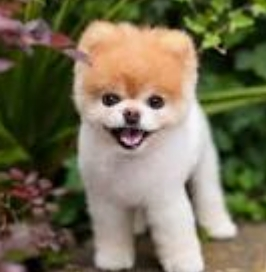
#> input picture CV-STUDY/images/dog.jpg, 266 x 272 px
$ jupyter execute 08_contour.ipynb
#> lines starting #> are read from the running program, lines starting #| are printed output that depends on the picture; after the words box and inside, x2 and y2 are one past the last pixel; in counts of white or black regions, pixels touching at a corner belong together
# 08. 윤곽선
- 윤곽선(contour) : 같은 색상(빛의 강도)을 가진 영역의 경계선을 연결한 곡선

## 윤곽선 그리는 방법
1. 엣지를 찾는다(Threshold/Canny)
2. 윤곽선을 생성해서 데이터로 저장(findContours)
3. 이미지 위에 윤곽선을 그림(drawContours)

## 윤곽선 찾기 모드
- `cv2.RETR_EXTERNAL` : 가장 바깥쪽 윤곽선만 가져옴
- `cv2.RETR_LIST` : 모든 윤곽선을 가져오지만 계층 구조 정보는 무시함
- `cv2.RETR_TREE` : 모든 윤곽선을 가져오며, 계층 구조도 포함

## 윤곽선 근사화 방법
- 윤곽선의 점을 얼마나 세밀하게 저장할지 결정
- `cv2.CHAIN_APPROX_NONE` : 윤곽선의 모든 점을 저장, 메모리를 많이 사용함
- `cv2.CHAIN_APPROX_SIMPLE` : 불필요한 중복 점을 제거하여 메모리 사용을 최적화

[cell 1]
import cv2 as cv
DOG_PATH = "../images/dog.jpg"

## 8-1. 윤곽선 검출

[cell 2]
img = cv.imread(DOG_PATH)
#> img is the input picture: shape (272, 266, 3); mean B, G, R 84.4, 109.6, 116.5
coppied = img.copy()

# 그레이 스케일로 변환
gray = cv.cvtColor(coppied, cv.COLOR_BGR2GRAY)
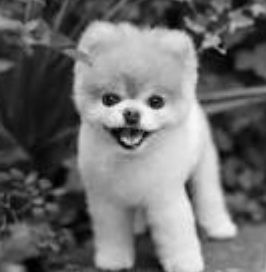
#> gray: shape (272, 266); min 0, max 247, mean 108.8

# 이진화
ret, binary = cv.threshold(gray, -1, 255, cv.THRESH_BINARY | cv.THRESH_OTSU)
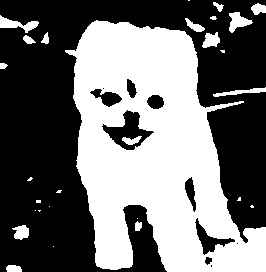
#> binary: shape (272, 266); 43.8% white; 28 white regions (12 under 20 px)
#> ret = 116

# 윤곽선 찾기
contours, hierachy = cv.findContours(binary, cv.RETR_EXTERNAL, cv.CHAIN_APPROX_NONE)
#> contours = 27 contours, 13 with area under 20; largest, box (x1, y1, x2, y2) and area: (65, 20, 266, 272) 31493, (0, 15, 39, 33) 246, (229, 12, 253, 33) 228, (202, 32, 220, 48) 165, (12, 225, 29, 240) 150

# 윤곽선 그리기
cv.drawContours(img, contours, -1, (0,255,0), 2)
#> img: shape (272, 266, 3); 7.79% of pixels changed, all inside (x1, y1, x2, y2) = (0, 0, 266, 272)

cv.imshow("contours", img)

cv.waitKey(0)
cv.destroyAllWindows()

[cell 3]
img = cv.imread(DOG_PATH)
coppied = img.copy()

# 그레이 스케일로 변환
gray = cv.cvtColor(coppied, cv.COLOR_BGR2GRAY)

# 이진화
ret, binary = cv.threshold(gray, -1, 255, cv.THRESH_BINARY | cv.THRESH_OTSU)

# Canny사용
canny = cv.Canny(binary, 50, 150)
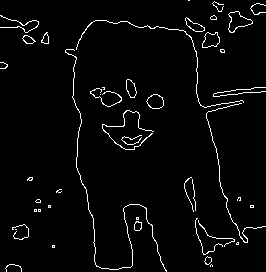
#> canny: shape (272, 266); 3.2% white in thin lines or dots

# 윤곽선 찾기
contours, hierachy = cv.findContours(canny, cv.RETR_LIST, cv.CHAIN_APPROX_NONE)
#> contours = 64 contours, 45 with area under 20; largest, box (x1, y1, x2, y2) and area: (228, 11, 253, 33) 268, (228, 11, 253, 33) 260, (202, 32, 220, 48) 187, (146, 94, 164, 109) 182, (202, 32, 220, 48) 182

# 윤곽선 그리기
cv.drawContours(img, contours, -1, (0,255,0), 2)

cv.imshow("contours", img)

cv.waitKey(0)
cv.destroyAllWindows()

## 8-2. boundingRect
- 윤곽선을 둘러싼 사각형

[cell 4]
img = cv.imread(DOG_PATH)
coppied = img.copy()

gray = cv.cvtColor(img, cv.COLOR_BGR2GRAY)
ret, binary = cv.threshold(gray, -1, 255, cv.THRESH_BINARY | cv.THRESH_OTSU)
contours, hierachy = cv.findContours(binary, cv.RETR_LIST, cv.CHAIN_APPROX_NONE)
#> contours = 38 contours, 16 with area under 20; largest, box (x1, y1, x2, y2) and area: (65, 20, 266, 272) 31493, (101, 109, 155, 151) 1028, (194, 217, 236, 256) 491, (89, 88, 123, 108) 323, (0, 15, 39, 33) 246

for contour in contours:
    x, y, width, height = cv.boundingRect(contour)
    cv.rectangle(img, (x,y), (x + width, y + height), (255, 255, 0), 2, cv.LINE_AA)
#> this loop made 38 passes
#> (x, y, width, height) on passes 1, 2, 3, 4, 6, 7, 8, 9, 11, 12, 13, 14: (210, 264, 3, 4), (6, 265, 16, 7), (204, 256, 9, 10), (53, 246, 1, 1), (12, 225, 17, 15), (135, 221, 7, 10), (194, 217, 42, 39), (137, 218, 1, 1), (35, 210, 1, 1), (49, 206, 1, 1), (250, 205, 4, 3), (36, 200, 5, 3)
#> (contour, x, y, width, height) on passes 5, 10, 23, 38: ([[236, 243], [237, 242], [238, 243], [237, 244]], 236, 242, 3, 3), ([[38, 210], [39, 211], [40, 210], [39, 210]], 38, 210, 3, 2), ([[102, 88], [103, 87], [104, 88], [103, 89]], 102, 87, 3, 3), ([[188, 0], [189, 0]], 188, 0, 2, 1)
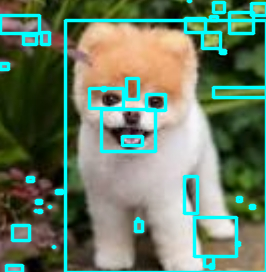
#> img: shape (272, 266, 3); 15.09% of pixels changed, all inside (x1, y1, x2, y2) = (0, 0, 266, 272)


cv.imshow("Bounding Rect", img)
cv.waitKey(0)
cv.destroyAllWindows()

## 8-3. contourArea
- contour의 면적 계산

[cell 5]
img = cv.imread(DOG_PATH)
coppied = img.copy()

gray = cv.cvtColor(img, cv.COLOR_BGR2GRAY)
ret, binary = cv.threshold(gray, -1, 255, cv.THRESH_BINARY | cv.THRESH_OTSU)
contours, hierachy = cv.findContours(binary, cv.RETR_LIST, cv.CHAIN_APPROX_NONE)

for contour in contours:
    # contour의 면적이 1000보다 크면
    if cv.contourArea(contour) > 1000:
        x, y, width, height = cv.boundingRect(contour)
        cv.rectangle(img, (x,y), (x + width, y + height), (255, 255, 0), 2, cv.LINE_AA)
#> this loop made 38 passes
#> (x, y, width, height) on passes 20, 31: (101, 109, 54, 42), (65, 20, 201, 252)
#> contour on passes 4, 5, 9, 10, 11, 12: [[53, 246]], [[236, 243], [237, 242], [238, 243], [237, 244]], [[137, 218]], [[38, 210], [39, 211], [40, 210], [39, 210]], [[35, 210]], [[49, 206]]
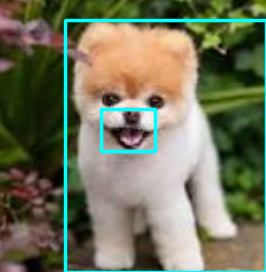
#> img: shape (272, 266, 3); 5.67% of pixels changed, all inside (x1, y1, x2, y2) = (63, 18, 266, 272)


cv.imshow("Bounding Rect", img)
cv.waitKey(0)
cv.destroyAllWindows()

[cell 6]
# 실습4. 순서대로 박스 표시
VEHICLE_PATH = "../images/vehicles.png"
img = cv.imread(VEHICLE_PATH)
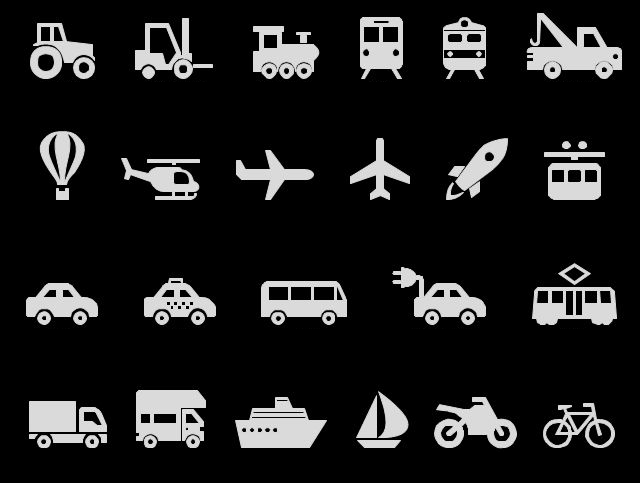
#> input picture CV-STUDY/images/vehicles.png, 640 x 483 px
#> img is the input picture: shape (483, 640, 3); min 0, max 253, mean 31.7
coppied = img.copy()
name = "Vehicles"
cv.namedWindow(name)

gray = cv.cvtColor(img, cv.COLOR_BGR2GRAY)
#> gray: shape (483, 640)
ret, binary = cv.threshold(gray, -1, 255, cv.THRESH_BINARY | cv.THRESH_OTSU)
#> binary: shape (483, 640); 14.5% white; 52 white regions
#> ret = 107
contours, hierarchy = cv.findContours(binary, cv.RETR_EXTERNAL, cv.CHAIN_APPROX_SIMPLE)
#> contours = 50 contours; largest, box (x1, y1, x2, y2) and area: (527, 13, 622, 79) 3169, (235, 397, 327, 448) 2978, (532, 287, 617, 325) 2736, (261, 281, 347, 317) 2700, (136, 390, 206, 448) 2632

filtered_contours = [] # 윤곽선 중에서 조건을 만족하는 것만 따로 모아 관리
for contour in contours:
    if cv.contourArea(contour) > 700: # 700px 이하 작은 객체는 제외
        filtered_contours.append(contour) # 조건에 맞는 부분만 filtered_contours에 추가
#> this loop made 50 passes
#> contour on pass 10: [[29, 401], [29, 431], [75, 431], [75, 401]]
#> after the loop, filtered_contours = 22 contours; largest, box (x1, y1, x2, y2) and area: (527, 13, 622, 79) 3169, (235, 397, 327, 448) 2978, (532, 287, 617, 325) 2736, (261, 281, 347, 317) 2700, (136, 390, 206, 448) 2632

# Index 트랙바를 움직이면 특정 차량의 인덱스 선택 가능
cv.createTrackbar("Index", name, 0, len(filtered_contours)-1, lambda x:x)

while True:
    target = img.copy() # 매 프레임마다 원본 복사
    index = cv.getTrackbarPos("Index", name) # 트랙바에서 현재 값 읽기
#> index = 0
    x, y, width, height = cv.boundingRect(filtered_contours[index])
#> x = 543; y = 403; width = 72; height = 45
    cv.rectangle(target, (x,y), (x+width, y+height), (0,255,0), 2)
#> target: shape (483, 640, 3); 0.23% of pixels changed, all inside (x1, y1, x2, y2) = (542, 402, 617, 450)

    cv.imshow(name, target)

    if cv.waitKey(1) == ord("q"):
#> (key q is pressed here)
        break

cv.destroyAllWindows()

[cell 7]
# 실습5. 카드 하나씩 새 창에 표시
Playing_Cards_PATH = "../images/playing_cards.png"
img = cv.imread(Playing_Cards_PATH)
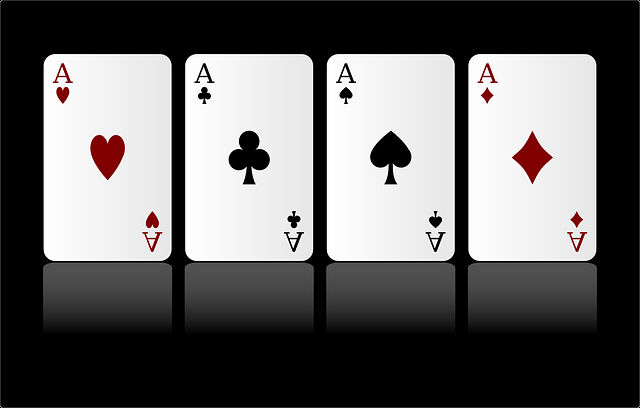
#> input picture CV-STUDY/images/playing_cards.png, 640 x 408 px
#> img is the input picture: shape (408, 640, 3); mean B, G, R 100.5, 100.5, 101.9
coppied = img.copy()
gray = cv.cvtColor(img, cv.COLOR_BGR2GRAY)
#> gray: shape (408, 640)
ret, binary = cv.threshold(gray, -1, 255, cv.THRESH_BINARY | cv.THRESH_OTSU)
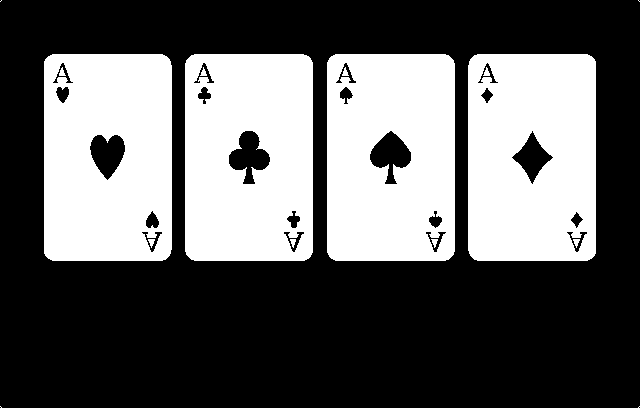
#> binary: shape (408, 640); 38.1% white; 16 white regions (4 under 20 px)
#> ret = 128
contours, _ = cv.findContours(binary, cv.RETR_EXTERNAL, cv.CHAIN_APPROX_SIMPLE)
#> contours = 8 contours, 4 with area under 20; largest, box (x1, y1, x2, y2) and area: (327, 54, 455, 261) 26057, (468, 54, 596, 261) 26056, (185, 54, 313, 261) 26056, (44, 54, 172, 261) 26054

for idx, contour in enumerate(contours): # 윤곽선을 순회하며 카드 후보만 처리
    if cv.contourArea(contour) > 1300:
        x, y, width, height = cv.boundingRect(contour)

        crop = img[y:y+height, x:x+width] # 카드 영역 잘라내기
        cv.imshow(f"Card {idx}", crop) # 잘라낸 카드 이미지를 새 창으로 표시

        cv.rectangle(img, (x, y), (x + width, y + height), (0, 255, 0), 4)
#> this loop made 8 passes
#> x on passes 3 to 6: 468, 327, 185, 44
#> contour on passes 1, 2, 7, 8: [[639, 406], [638, 407]], [[0, 406], [1, 407]], [[638, 0], [639, 1]], [[1, 0], [0, 1]]
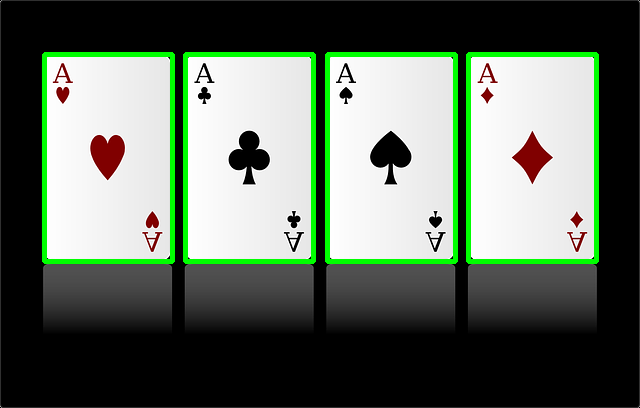
#> img: shape (408, 640, 3); 5.11% of pixels changed, all inside (x1, y1, x2, y2) = (42, 52, 599, 264)

cv.imshow("Bounding Rect", img)
cv.waitKey(0)
cv.destroyAllWindows()

[cell 8]
# 실습5. 카드 하나씩 새 창에 표시(트랙바 이용)
Playing_Cards_PATH = "../images/playing_cards.png"
img = cv.imread(Playing_Cards_PATH)
coppied = img.copy()
gray = cv.cvtColor(img, cv.COLOR_BGR2GRAY)
ret, binary = cv.threshold(gray, -1, 255, cv.THRESH_BINARY | cv.THRESH_OTSU)
contours, _ = cv.findContours(binary, cv.RETR_EXTERNAL, cv.CHAIN_APPROX_SIMPLE)

crops = [] # 잘라낸 카드 이미지 담을 리스트
for idx, contour in enumerate(contours):
    if cv.contourArea(contour) > 1300:
        x, y, width, height = cv.boundingRect(contour)
        cv.rectangle(img, (x, y), (x + width, y + height), (0, 255, 0), 4)
        crop = img[y:y+height, x:x+width]
        crops.append(crop)
#> this loop made 8 passes
#> pass 3, `crop = img[y:y+height, x:x+width]`:
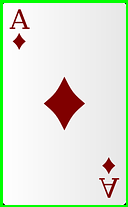
#> crop: shape (207, 128, 3); mean B, G, R 215.4, 231.3, 221.6
#> after the loop, crops = 4 items

# 트랙바 콜백 : 현재 인덱스(val)에 해당하는 카드 보여주기
def on_trackbar(val):
    target = crops[val] # 리스트에서 선택
    cv.imshow("Card", target) # 개별 카드 창에 표시

name = "Origianl"
cv.namedWindow(name)
# 트랙바 생성 : 범위(0 ~ len(crops)-1), 이동시 on_trackbar 호출 → "Card" 창에 업데이트
cv.createTrackbar("Index", name, 0, len(crops)-1, on_trackbar)

cv.imshow(name, img)
cv.waitKey(0)
cv.destroyAllWindows()
